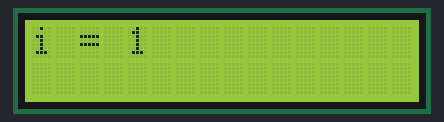
The sketch below on a simulated Arduino Uno, built with avr-gcc and run on an emulated ATmega328P. Parts: 16×2 character LCD.

Above: at 0.22 s.
At 5.08 s:
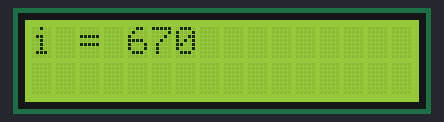
At 9.92 s:
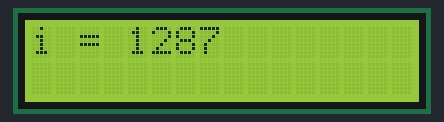
At 19.83 s:
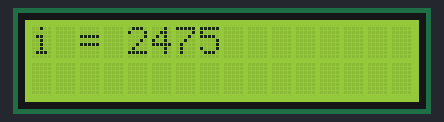
At 29.74 s:
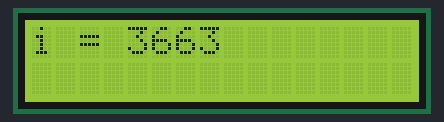
At 39.65 s:
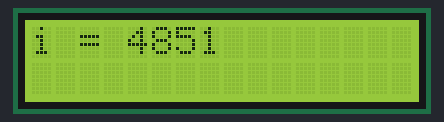

The sketch:

4.3_Showing_Text_on_I2C_Serial_LCD.ino
```cpp
// Connect SCL pin of LCD to SCL pin of Arduino
// Connect SDA pin of LCD to SDA pin of Arduino
// Connect the VCC pin of LCD to +5 V of Arduino
// Connect the GND pin of LCD to ground of Arduino

int Address = 0x27;

#include <Wire.h>
#include <LiquidCrystal_I2C.h>
// http:// www.arduino.cc/reference/en/libraries/LiquidCrystal_I2C

LiquidCrystal_I2C lcd(Address, 16, 2);
int i = 0;

void setup(){

    lcd.init();
    lcd.backlight(); // Turns on the backlight.
    // lcd.noBacklight();  // Turns off the backlight.

}

void loop(){

    lcd.setCursor(0,0); // (Column, Row)
    i = i + 1;
    lcd.print((String) "i = " + i);

}
```
